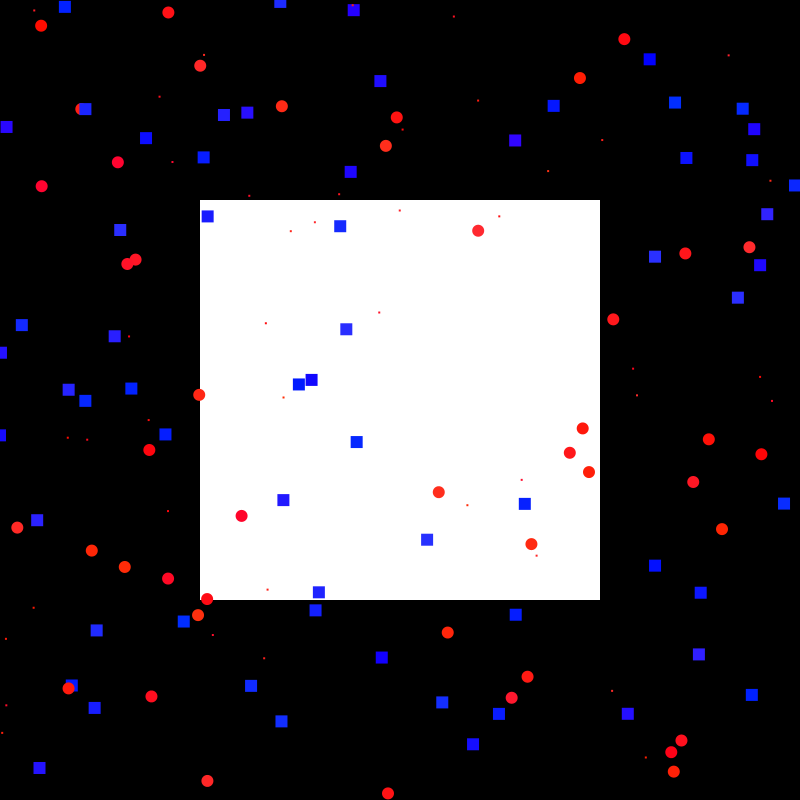
Frame 1 (no input)
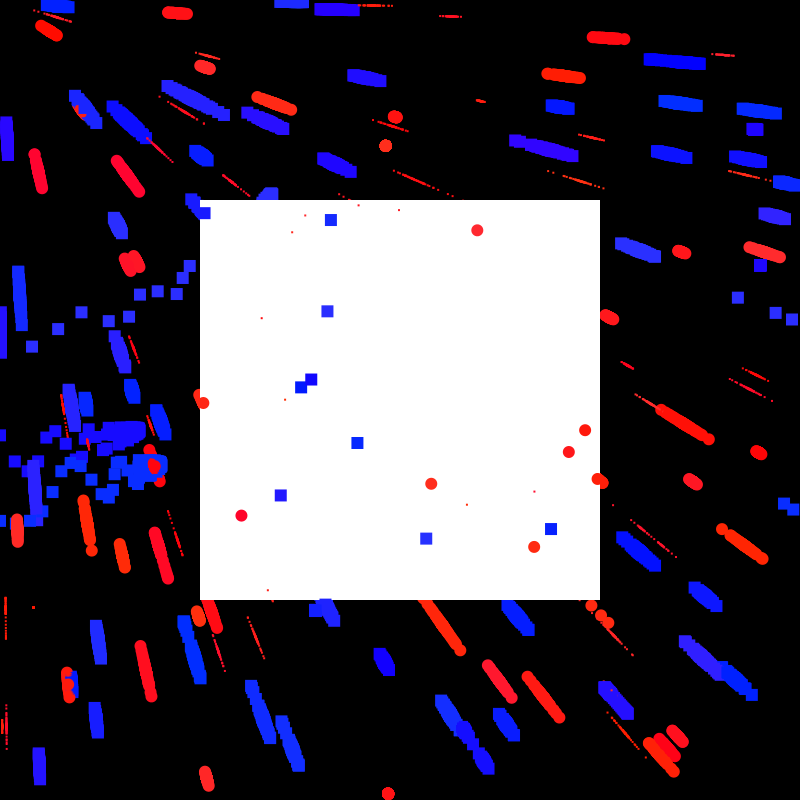
Frame 60 (the mouse pressed at the canvas centre just before this capture)
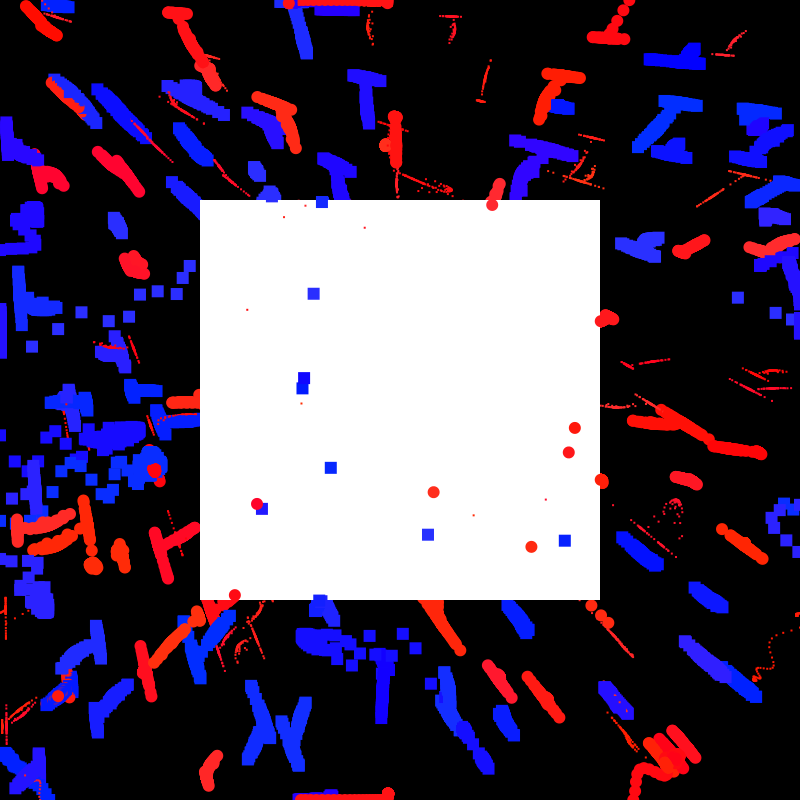
Frame 120 (the mouse held since frame 60 and released just before this capture)

The Processing sketch that drew these frames (run headless with seeded random() and noise(); from frame 60 on, the mouse is pressed at the canvas centre):

// Processing sketch: Sketch_15
// ── Sketch_15.pde
int n = 150; 

float[] m = new float[n]; 
float[] x = new float[n];
float[] y = new float[n];
float[] vx = new float[n];
float[] vy = new float[n];
float[] redchannel = new float[n]; 
float[] bluechannel = new float[n];
float[] greenchannel = new float[n];
float[] shape = new float[n];

void setup() {
 background(0);
  size(800,800);
  reset();
}


void draw() {
  noStroke();
  fill(255);
  rectMode(CENTER);
  rect (width/2, height/2, width/2, height/2);

  for (int i = 0; i < n; i++) { 
    float dx = mouseX - x[i]; 
    float dy = mouseY - y[i];

    float d = sqrt(dx*dx + dy*dy); 
    if (d < 1) d = 0.5; 

    float f = cos(d * 0.08) * m[i] / d*2; 

    vx[i] = vx[i] * 0.9 - f * dx; 
    vy[i] = vy[i] * 0.9 - f * dy;
  }

  for (int i = 0; i < n; i++) {
    x[i] += vx[i];
    y[i] += vy[i];

    if (x[i] < 0) x[i] = width;
    else if (x[i] > width) x[i] = 0;

    if (y[i] < 0) y[i] = height;
    else if (y[i] > height) y[i] = 0;

    if (m[i] < 0) fill(bluechannel[i], greenchannel[i] , 255);
    else fill(255, bluechannel[i],redchannel[i]);
    
      if (shape[i] > 2) fill(bluechannel[i], greenchannel[i] , 255);
    else fill(255, bluechannel[i],redchannel[i]);
   

    if (shape[i] > 2)  rect(x[i], y[i],12,12);
else if (shape[i] > 1 && shape[i] <=2) rect(x[i],y[i],2,2);
else ellipse(x[i], y[i],12,12);
    
  }
}



void reset() { 
  for (int i = 0; i < n; i++) { 
    m[i] = randomGaussian() * 7; 
    x[i] = random(width);
    y[i] = random(height);
    bluechannel[i] = random(50);
    redchannel[i] = random(50);
    greenchannel[i] = random(50); 
    shape [i] = random(0,3); 
  }
}
